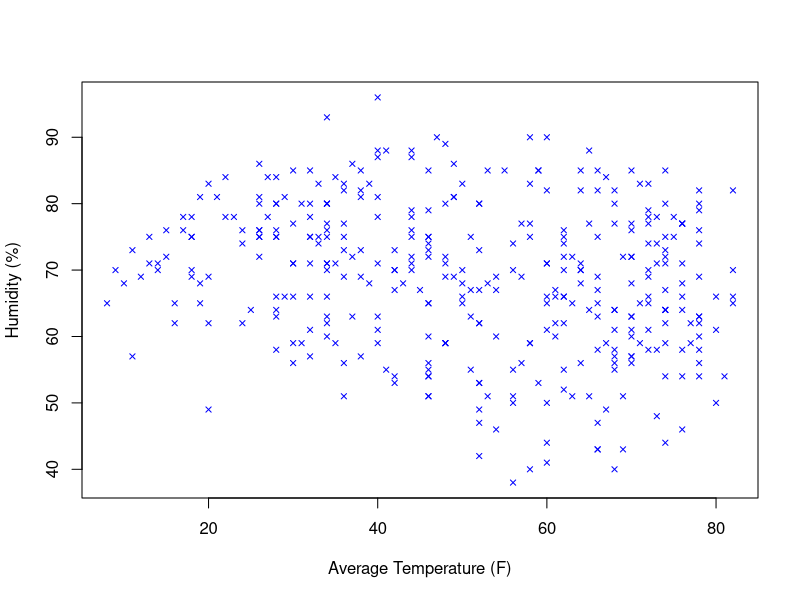
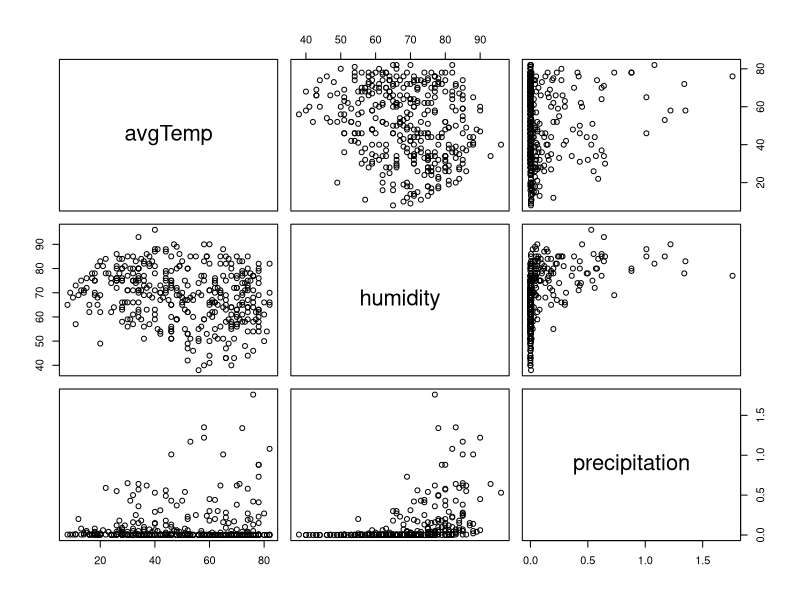
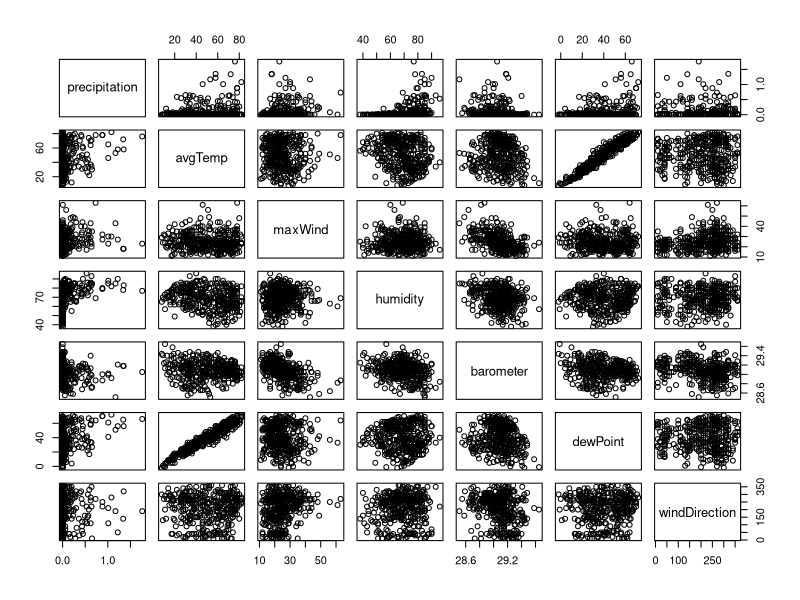
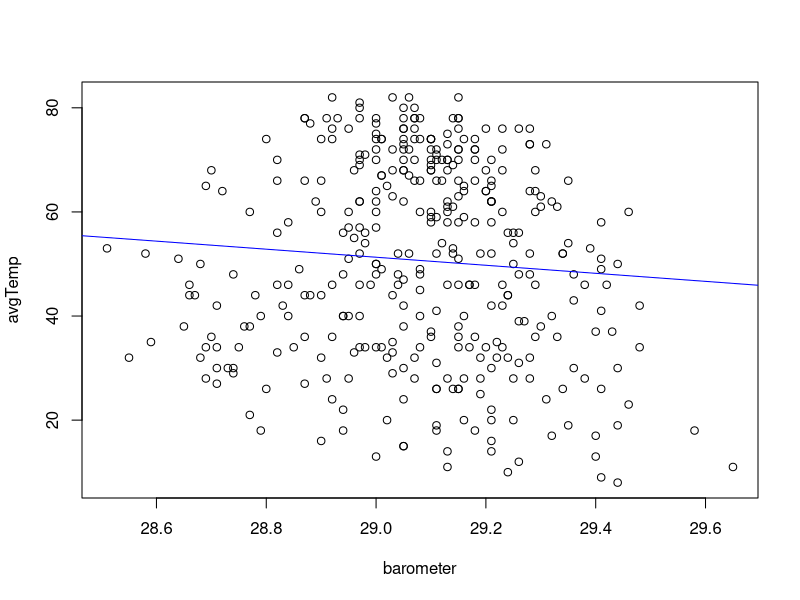

These charts were generated, in order, by the following R code:
{
  
  # Lesson 3-6: Linear Regressions
  
  rm(list=ls());
  options(show.error.locations = TRUE);
  
  # Save 'LansingNOAA2016.csv' file to '~/_data/' directory
  
  # 4.0 - Reading in the weather data
  
  lansing2016Weather <- read.csv(file = "_data/LansingNOAA2016.csv", stringsAsFactors = FALSE);
  
  # 4.2 - Getting data from the data frame 
  
  date <- lansing2016Weather$date
  eventData <- lansing2016Weather$weatherType
  avgTemp <- lansing2016Weather$avgTemp
  tempDept <- lansing2016Weather$tempDept
  precipitation <- lansing2016Weather$precip
  humidity <- lansing2016Weather$relHum
  barometer <- lansing2016Weather$stnPressure
  dewPoint <- lansing2016Weather$dewPoint
  avgWind <- lansing2016Weather$windSpeed
  maxWind <- lansing2016Weather$windPeakSpeed
  windDirection <- lansing2016Weather$windPeakDir
  sunrise <- lansing2016Weather$sunrise
  sunset <- lansing2016Weather$sunset
  
  # 5.0 - Converting from characters to numbers
  
  for(i in 1:366){
    if(precipitation[i] == "T"){
      
      precipitation[i] <-0.005
      
      }
  }

  precipitation <- as.numeric(precipitation);  
  

  # 6.0 - Scatterplots
  
  plot(formula = humidity ~ avgTemp,
       xlab = "Average Temperature (F)",
       ylab = "Humidity (%)",
       main = "",
       pch = 4,
       col = "blue", 
       cex = 0.7);
  
  # 7.0 - Multiple scatterplots using pairs()
  
  pairs(formula = ~ avgTemp + humidity + precipitation);
  
  # 7.1 - Even more pairs()
  
  pairs(formula = ~ precipitation + avgTemp + maxWind + humidity + barometer +
          dewPoint + windDirection);
  
  model <- lm(formula = avgTemp ~ dewPoint);
  print(summary(model));
  
  # 8.1 - Adding the regression line to the scatterplot
  
  # abline(x=model, col = "blue");
  
  # 9.0 - Conflating variables in a linear regression: Preview
  
  plot(formula = avgTemp ~ barometer);
  model2 <- lm(avgTemp ~ barometer);
  abline(model2, col = "blue");
  print(summary(model2));
  
  # 10.0 - Saving vectors to a .csv file
  
  formattedData <- data.frame(date, eventData, avgTemp, tempDept,
                              precipitation, humidity, barometer,
                              dewPoint, avgWind, maxWind,
                              windDirection, sunrise, sunset);
  
  write.csv(x = formattedData, file = "_data/LansingNOAA2016Formatted.csv",
            row.names = TRUE);
  
  
}
